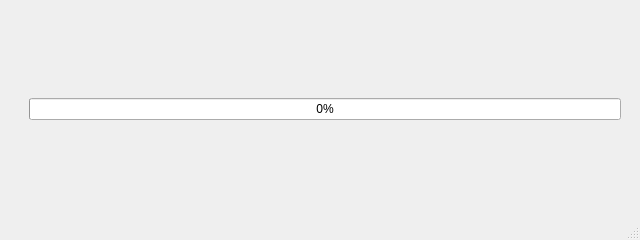
<?xml version="1.0" encoding="UTF-8"?>
<ui version="4.0">
 <class>MainWindow</class>
 <widget class="QMainWindow" name="MainWindow">
  <property name="geometry">
   <rect>
    <x>0</x>
    <y>0</y>
    <width>640</width>
    <height>240</height>
   </rect>
  </property>
  <property name="windowTitle">
   <string>Przetwarzanie...</string>
  </property>
  <widget class="QWidget" name="centralwidget">
   <layout class="QHBoxLayout" name="horizontalLayout">
    <item>
     <layout class="QVBoxLayout" name="verticalLayout">
      <property name="leftMargin">
       <number>20</number>
      </property>
      <property name="rightMargin">
       <number>10</number>
      </property>
      <item>
       <widget class="QProgressBar" name="progressBar">
        <property name="value">
         <number>0</number>
        </property>
       </widget>
      </item>
     </layout>
    </item>
   </layout>
  </widget>
  <widget class="QStatusBar" name="statusbar"/>
 </widget>
 <resources/>
 <connections/>
</ui>
